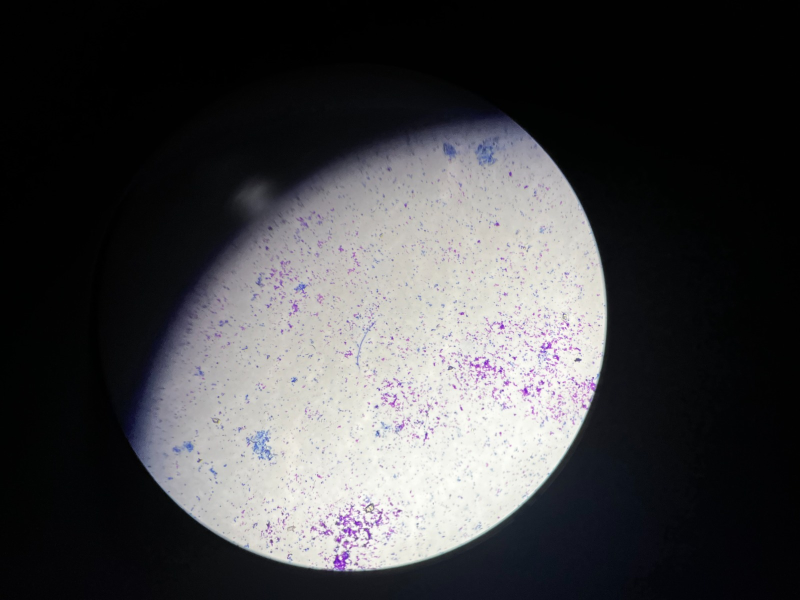
#> input picture images/WhatsApp Image 2025-12-16 at 6.44.51 PM (1).jpeg, 1600 x 1200 px (shown at 1/2 size); its folder holds only this picture in this run
$ python worm_detect.py
#> lines starting #> are read from the running program, lines starting #| are printed output that depends on the picture; after the words box and inside, x2 and y2 are one past the last pixel; in counts of white or black regions, pixels touching at a corner belong together
import cv2
import numpy as np
import csv
import os
from skimage.filters import frangi, threshold_otsu
from skimage import exposure

# =========================
# CONFIGURATION
# =========================
IMAGE_DIR = "images"
OUTPUT_DIR = "output/annotated"
CSV_PATH = "output/worm_coordinates.csv"
TARGET_SIZE = 256

os.makedirs(OUTPUT_DIR, exist_ok=True)

# =========================
# CSV SETUP
# =========================
csv_file = open(CSV_PATH, "w", newline="")
writer = csv.writer(csv_file)
writer.writerow([
    "image_name", "worm_id", "confidence",
    "end1_x", "end1_y", "end2_x", "end2_y"
])

# =========================
# HELPER: Get 2 Endpoints
# =========================
def get_worm_endpoints(contour):
    hull = cv2.convexHull(contour)
    hull_pts = hull.reshape(-1, 2)
    max_dist = 0
    p1, p2 = (0,0), (0,0)

    # Optimization
    if len(hull_pts) > 50: hull_pts = hull_pts[::2]

    for i in range(len(hull_pts)):
        for j in range(i + 1, len(hull_pts)):
            dist = np.linalg.norm(hull_pts[i] - hull_pts[j])
            if dist > max_dist:
                max_dist = dist
                p1 = tuple(hull_pts[i])
                p2 = tuple(hull_pts[j])
    return p1, p2

# =========================
# HELPER: Scale Coordinates
# =========================
def scale_val(val, original_max, target_max):
    return int((val / original_max) * target_max)

# =========================
# PROCESS EACH IMAGE
# =========================
for filename in os.listdir(IMAGE_DIR):
    if not filename.lower().endswith((".jpg", ".jpeg", ".png")):
        continue

    image_path = os.path.join(IMAGE_DIR, filename)
    img = cv2.imread(image_path)
#> img is the input picture: shape (1200, 1600, 3); mean B, G, R 69.4, 67.5, 67.9
    if img is None: continue

    orig_h, orig_w = img.shape[:2]
#> orig_h = 1200; orig_w = 1600

    # 1. Convert to Green Channel (Best for purple worms)
    # If worms are faint, Green channel usually captures them best as "dark" objects
    green = img[:, :, 1]
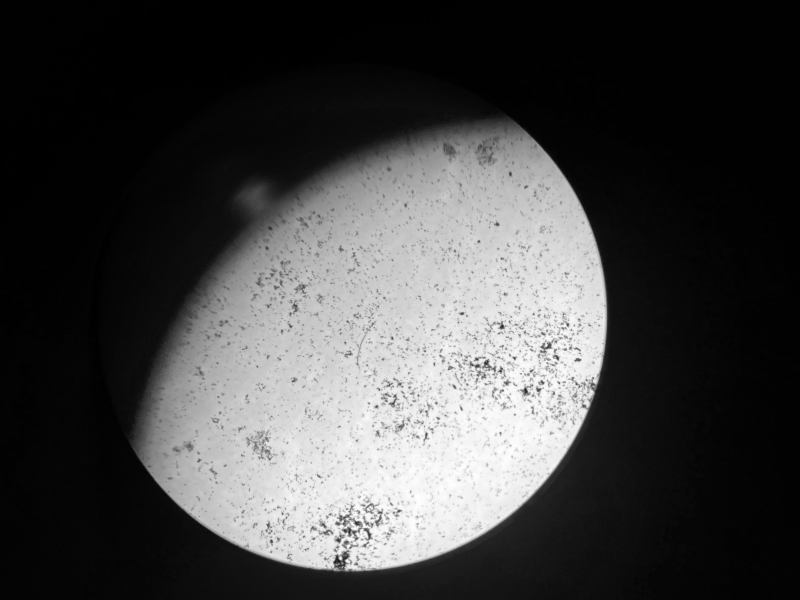
#> green: shape (1200, 1600) (shown at 1/2 size); min 0, max 255, mean 67.5

    # Invert so worms are light and background is dark
    gray = cv2.bitwise_not(green)
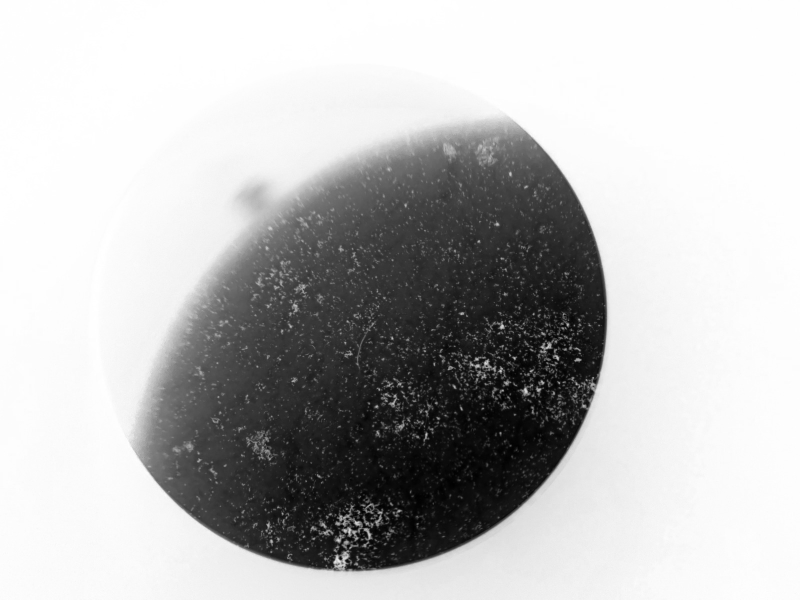
#> gray: shape (1200, 1600) (shown at 1/2 size); min 0, max 255, mean 187.5

    # 2. FRANGI VESSELNESS FILTER (The Core Magic)
    # This filter looks for "tubular" structures.
    # sigmas: range of worm thicknesses to look for (1 to 3 pixels wide)
    # black_ridges=False: We are looking for bright lines (since we inverted the image)
    vesselness = frangi(gray, sigmas=range(1, 4), black_ridges=False)
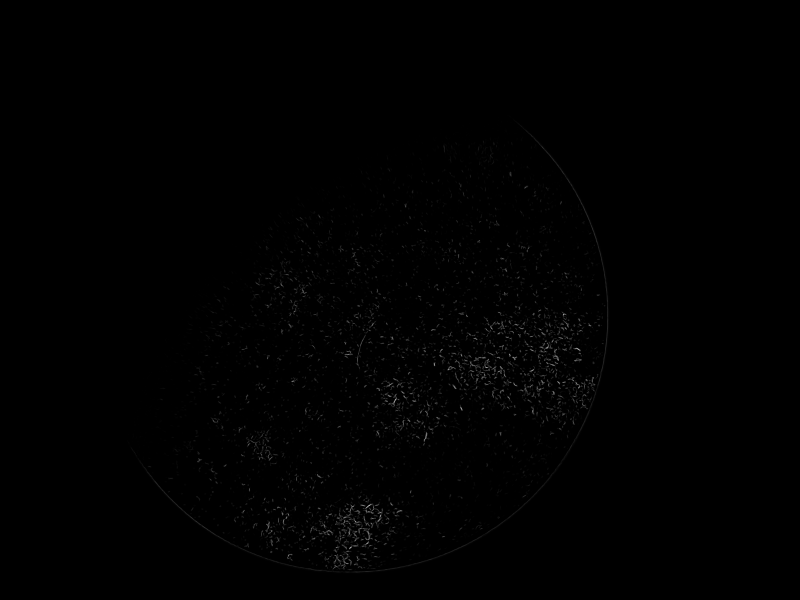
#> vesselness: shape (1200, 1600) float64 (shown at 1/2 size); min 0, max 0.833, mean 0.00345

    # 3. Enhance the result
    # Frangi output is very faint (0.0 to 0.0001), so we rescale it to 0-255
    vesselness = exposure.rescale_intensity(vesselness, out_range=(0, 255)).astype(np.uint8)

    # 4. Thresholding the Vesselness Map
    # Now we only threshold the "Tubeness", not the raw image.
    # This removes 99% of the dots automatically.
    thresh_val = threshold_otsu(vesselness)
#> thresh_val = 31
    binary = vesselness > (thresh_val * 0.5) # Lower threshold slightly to keep faint worms
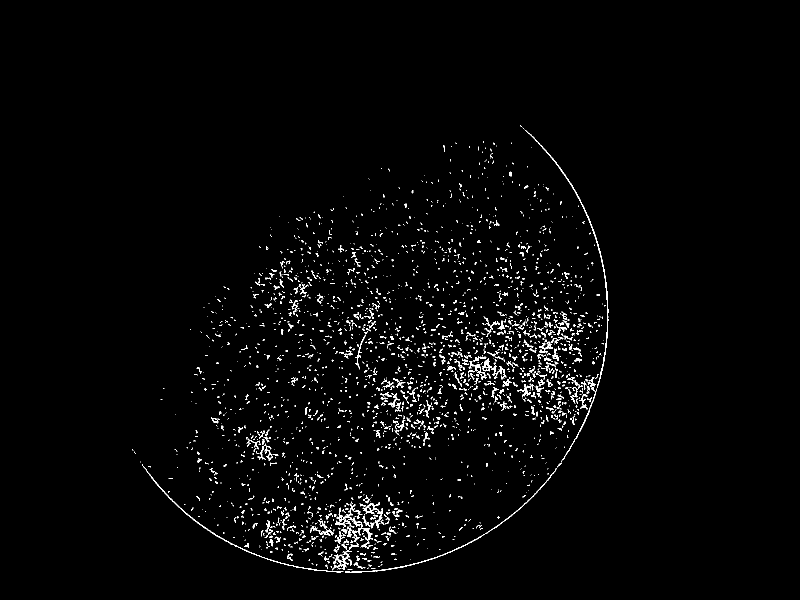
#> binary: shape (1200, 1600) bool (shown at 1/2 size); 1.9% white in thin lines or dots, all inside (x1, y1, x2, y2) = (264, 251, 1217, 1145)
    binary = (binary * 255).astype(np.uint8)

    # 5. Clean Up
    kernel = cv2.getStructuringElement(cv2.MORPH_ELLIPSE, (3, 3))
    clean = cv2.morphologyEx(binary, cv2.MORPH_OPEN, kernel, iterations=1)
#> clean: shape (1200, 1600); 0.97% white in thin lines or dots, all inside (x1, y1, x2, y2) = (299, 268, 1217, 1143)
    clean = cv2.dilate(clean, kernel, iterations=2) # Re-connect broken worms
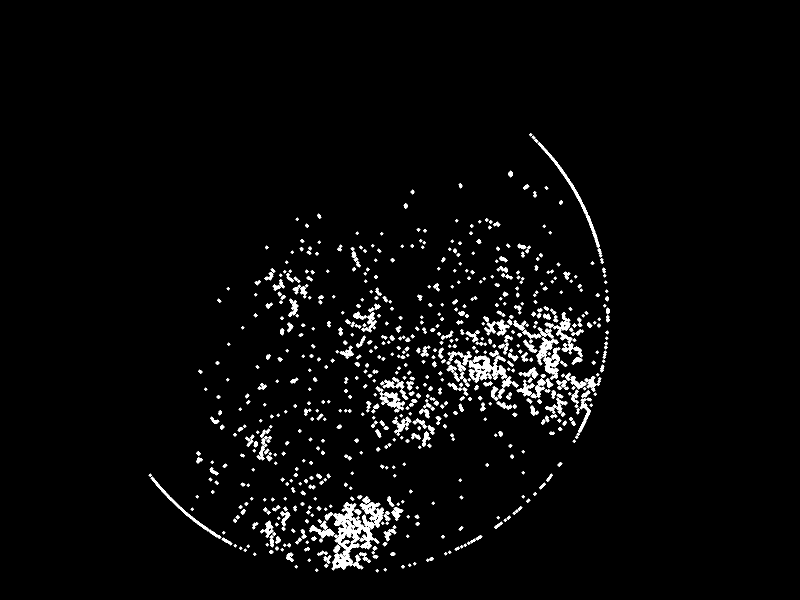
#> clean: shape (1200, 1600) (shown at 1/2 size); 3% white; 751 white regions

    # 6. Find Contours
    contours, _ = cv2.findContours(clean, cv2.RETR_EXTERNAL, cv2.CHAIN_APPROX_SIMPLE)
#> contours = 751 contours, 218 with area under 20; largest, box (x1, y1, x2, y2) and area: (663, 1004, 759, 1141) 5130, (937, 711, 1015, 766) 1908, (1073, 674, 1121, 760) 1592, (1075, 284, 1200, 496) 1126, (719, 1004, 768, 1056) 982

    valid_worms = []
    for c in contours:
        area = cv2.contourArea(c)
        if area < 200: continue # Small fragments

        # We can be loose with Aspect Ratio now because Frangi already killed the dots
        if len(c) < 5: continue
        (x, y), (MA, ma), angle = cv2.fitEllipse(c)
        if MA == 0: continue

        aspect_ratio = ma / MA
        if aspect_ratio < 2.0: continue # Still filter perfect circles

        # Confidence is high because Frangi already filtered the shape
        conf = min(99, int(area / 1000 * 100))
        valid_worms.append((c, conf))
#> this loop made 751 passes
#> area on passes 4, 7, 9: 24, 31, 24
#> after the loop, valid_worms = 9 items

    # Keep top 15
    valid_worms = sorted(valid_worms, key=lambda x: x[1], reverse=True)[:15]
    print(f"{filename}: detected {len(valid_worms)} worms")
#| WhatsApp Image 2025-12-16 at 6.44.51 PM (1).jpeg: detected 9 worms

    # --- OUTPUT ---
    resized_img = cv2.resize(img, (TARGET_SIZE, TARGET_SIZE))
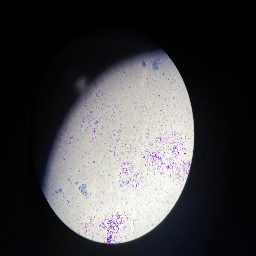
#> resized_img: shape (256, 256, 3); mean B, G, R 69.4, 67.5, 67.8

    for worm_id, (worm, confidence) in enumerate(valid_worms, start=1):
        end1, end2 = get_worm_endpoints(worm)
        s_end1 = (scale_val(end1[0], orig_w, TARGET_SIZE), scale_val(end1[1], orig_h, TARGET_SIZE))
        s_end2 = (scale_val(end2[0], orig_w, TARGET_SIZE), scale_val(end2[1], orig_h, TARGET_SIZE))

        writer.writerow([
            filename, worm_id, f"{confidence}%",
            s_end1[0], s_end1[1],
            s_end2[0], s_end2[1]
        ])

        # Draw Visuals
        x, y, w, h = cv2.boundingRect(worm)
        s_x = scale_val(x, orig_w, TARGET_SIZE)
        s_y = scale_val(y, orig_h, TARGET_SIZE)
        s_w = scale_val(w, orig_w, TARGET_SIZE)
        s_h = scale_val(h, orig_h, TARGET_SIZE)

        cv2.rectangle(resized_img, (s_x, s_y), (s_x+s_w, s_y+s_h), (0,255,0), 1)
        cv2.line(resized_img, s_end1, s_end2, (0, 255, 255), 1)
        cv2.circle(resized_img, s_end1, 3, (0, 0, 255), -1)
        cv2.circle(resized_img, s_end2, 3, (0, 0, 255), -1)
#> this loop made 9 passes
#> (confidence, end1, end2, s_end1, s_end2, x, y, w) on passes 2, 4, 5, 6, 7, 8, 9: (90, (1140, 708), (1127, 624), (182, 151), (180, 133), 1106, 624, 41), (78, (807, 817), (751, 776), (129, 174), (120, 165), 751, 773, 59), (45, (668, 1067), (618, 1061), (106, 227), (98, 226), 618, 1050, 51), (45, (1180, 796), (1159, 865), (188, 169), (185, 184), 1156, 795, 28), (38, (1172, 768), (1130, 754), (187, 163), (180, 160), 1130, 745, 43), (21, (1074, 701), (1046, 683), (171, 149), (167, 145), 1046, 679, 29), (20, (1082, 672), (1045, 664), (173, 143), (167, 141), 1045, 659, 38)
#> (confidence, end1, end2, s_end1, x, y, w, h) on passes 1, 3: (99, (1196, 495), (1078, 284), (191, 105), 1075, 284, 125, 212), (81, (442, 1074), (301, 956), (70, 229), 301, 953, 142, 125)
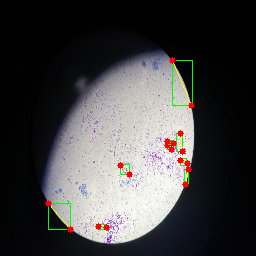
#> resized_img: shape (256, 256, 3); 1.39% of pixels changed, all inside (x1, y1, x2, y2) = (45, 57, 195, 233)

    output_image_path = os.path.join(OUTPUT_DIR, filename)
    cv2.imwrite(output_image_path, resized_img)

csv_file.close()
print("Done.")

$ run again, on images/WhatsApp Image 2025-12-16 at 6.44.53 PM (1).jpeg
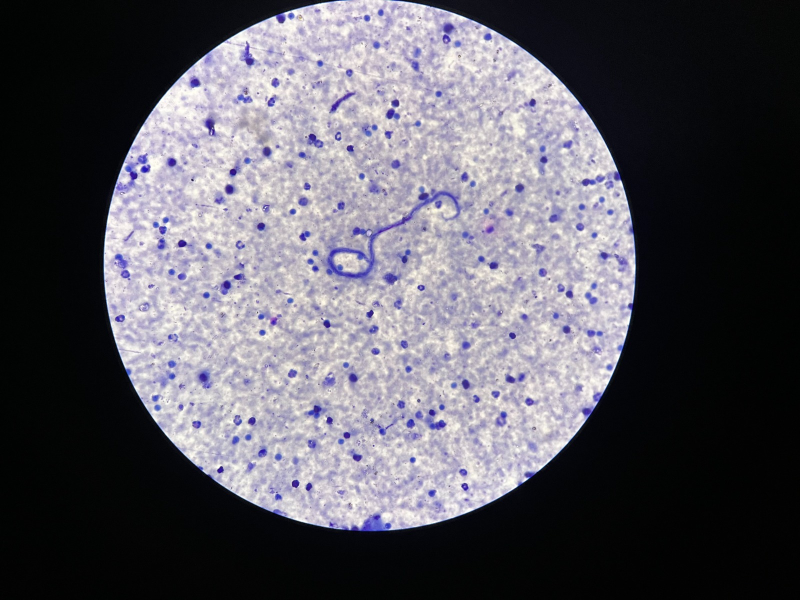
#> input picture images/WhatsApp Image 2025-12-16 at 6.44.53 PM (1).jpeg, 1600 x 1200 px (shown at 1/2 size)
#> img is the input picture: shape (1200, 1600, 3); mean B, G, R 98, 89.3, 91.4
#> thresh_val = 49
#> `binary = vesselness > (thresh_val * 0.5)`:
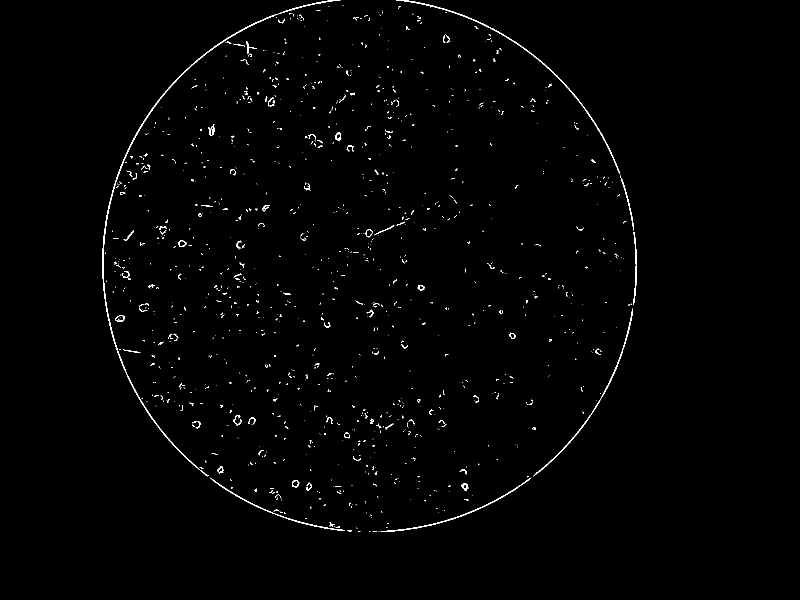
#> binary: shape (1200, 1600) bool (shown at 1/2 size); 0.87% white in thin lines or dots, all inside (x1, y1, x2, y2) = (205, 0, 1274, 1064)
#> contours = 242 contours, 83 with area under 20; largest, box (x1, y1, x2, y2) and area: (229, 27, 553, 365) 2347, (978, 53, 1167, 213) 1119, (252, 749, 397, 938) 1080, (795, 0, 979, 57) 890, (889, 969, 1042, 1045) 814
#> the loop `for c in contours:` made 242 passes
#> area on passes 2, 5, 7: 60, 32, 38
#> after the loop `for c in contours:`: valid_worms = 16 items
#> `valid_worms = sorted(valid_worms, key=lambda x: x[1], reverse=True)[:15]`: valid_worms = 15 items
#| WhatsApp Image 2025-12-16 at 6.44.53 PM (1).jpeg: detected 15 worms
#> the loop `for worm_id, (worm, confidence) in enumerate(valid_worms, start=1):` made 15 passes
#> (confidence, end1, end2, s_end1, s_end2, x, y, w) on passes 4, 5, 7, 9, 10, 11: (81, (1041, 972), (889, 1041), (166, 207), (142, 222), 889, 969, 153), (73, (1071, 951), (1177, 832), (171, 202), (188, 177), 1068, 832, 113), (57, (207, 491), (229, 367), (33, 104), (36, 78), 204, 367, 29), (53, (680, 1059), (573, 1037), (108, 225), (91, 221), 573, 1034, 108), (47, (1207, 790), (1243, 703), (193, 168), (198, 149), 1204, 703, 43), (47, (249, 741), (219, 642), (39, 158), (35, 136), 216, 642, 37)
#> after the loop `for worm_id, (worm, confidence) in enumerate(valid_worms, start=1):`:
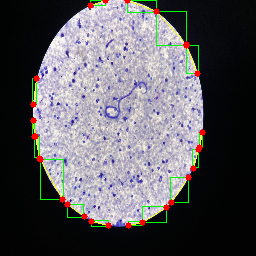
#> resized_img: shape (256, 256, 3); mean B, G, R 94.5, 90.3, 92.1

$ run again, on images/WhatsApp Image 2025-12-16 at 6.44.52 PM (1).jpeg
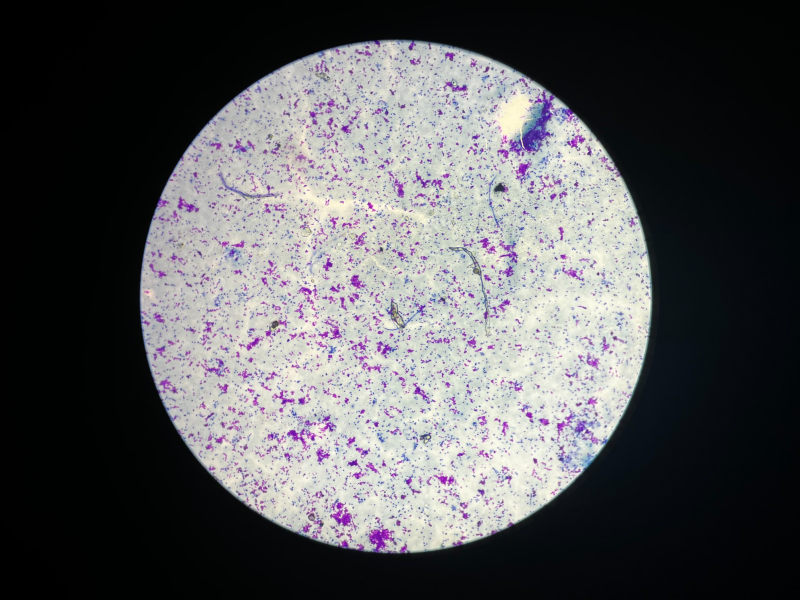
#> input picture images/WhatsApp Image 2025-12-16 at 6.44.52 PM (1).jpeg, 1600 x 1200 px (shown at 1/2 size)
#> img is the input picture: shape (1200, 1600, 3); mean B, G, R 90, 87.8, 88.1
#> thresh_val = 29
#> `binary = vesselness > (thresh_val * 0.5)`:
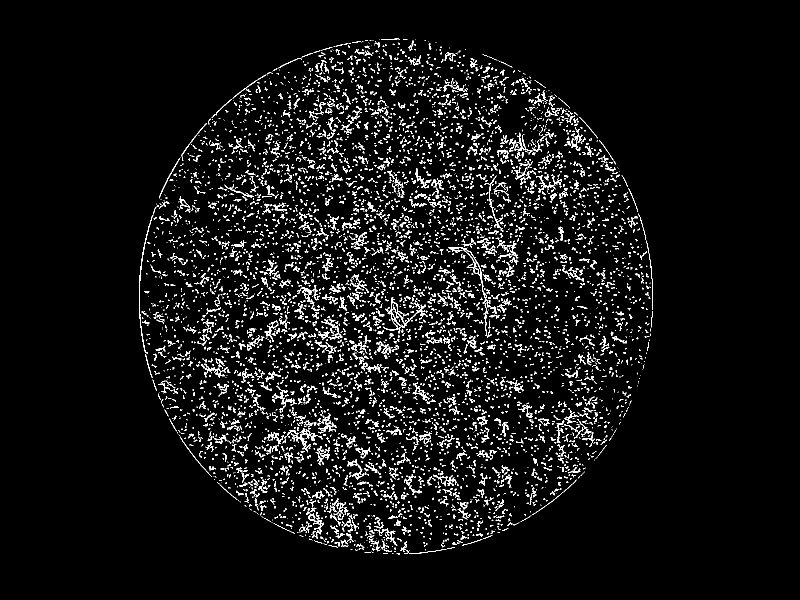
#> binary: shape (1200, 1600) bool (shown at 1/2 size); 5.4% white in thin lines or dots, all inside (x1, y1, x2, y2) = (278, 77, 1306, 1109)
#> contours = 2306 contours, 484 with area under 20; largest, box (x1, y1, x2, y2) and area: (572, 852, 634, 922) 1181, (656, 995, 699, 1078) 1174, (996, 478, 1039, 530) 904, (692, 916, 765, 961) 897, (527, 621, 577, 687) 876
#> the loop `for c in contours:` made 2306 passes
#> area on passes 2, 3, 6: 27.5, 24, 46.5
#> after the loop `for c in contours:`: valid_worms = 28 items
#> `valid_worms = sorted(valid_worms, key=lambda x: x[1], reverse=True)[:15]`: valid_worms = 15 items
#| WhatsApp Image 2025-12-16 at 6.44.52 PM (1).jpeg: detected 15 worms
#> the loop `for worm_id, (worm, confidence) in enumerate(valid_worms, start=1):` made 15 passes
#> (confidence, end1, end2, s_end1, s_end2, x, y, w) on passes 1 to 6: (99, (677, 1077), (675, 995), (108, 229), (108, 212), 656, 995, 43), (85, (674, 854), (596, 846), (107, 182), (95, 180), 596, 826, 79), (74, (763, 744), (704, 708), (122, 158), (112, 151), 704, 704, 62), (70, (1116, 893), (1138, 814), (178, 190), (182, 173), 1099, 814, 48), (65, (872, 802), (824, 767), (139, 171), (131, 163), 823, 763, 50), (49, (685, 681), (628, 657), (109, 145), (100, 140), 628, 654, 58)
#> after the loop `for worm_id, (worm, confidence) in enumerate(valid_worms, start=1):`:
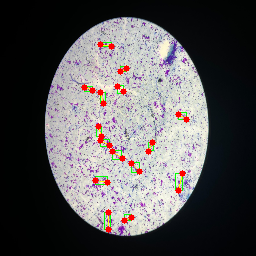
#> resized_img: shape (256, 256, 3); mean B, G, R 86.2, 85.5, 87.9
